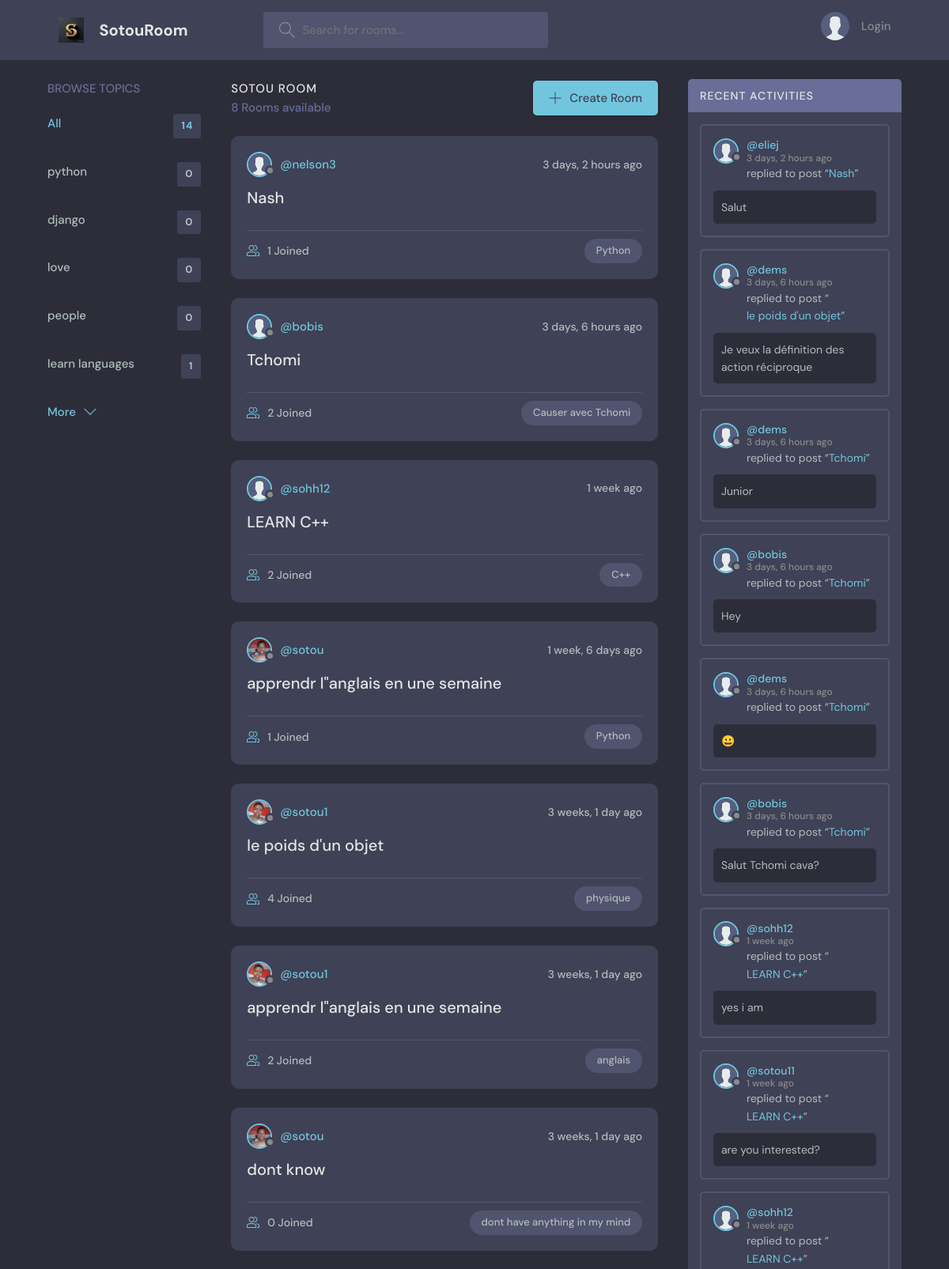
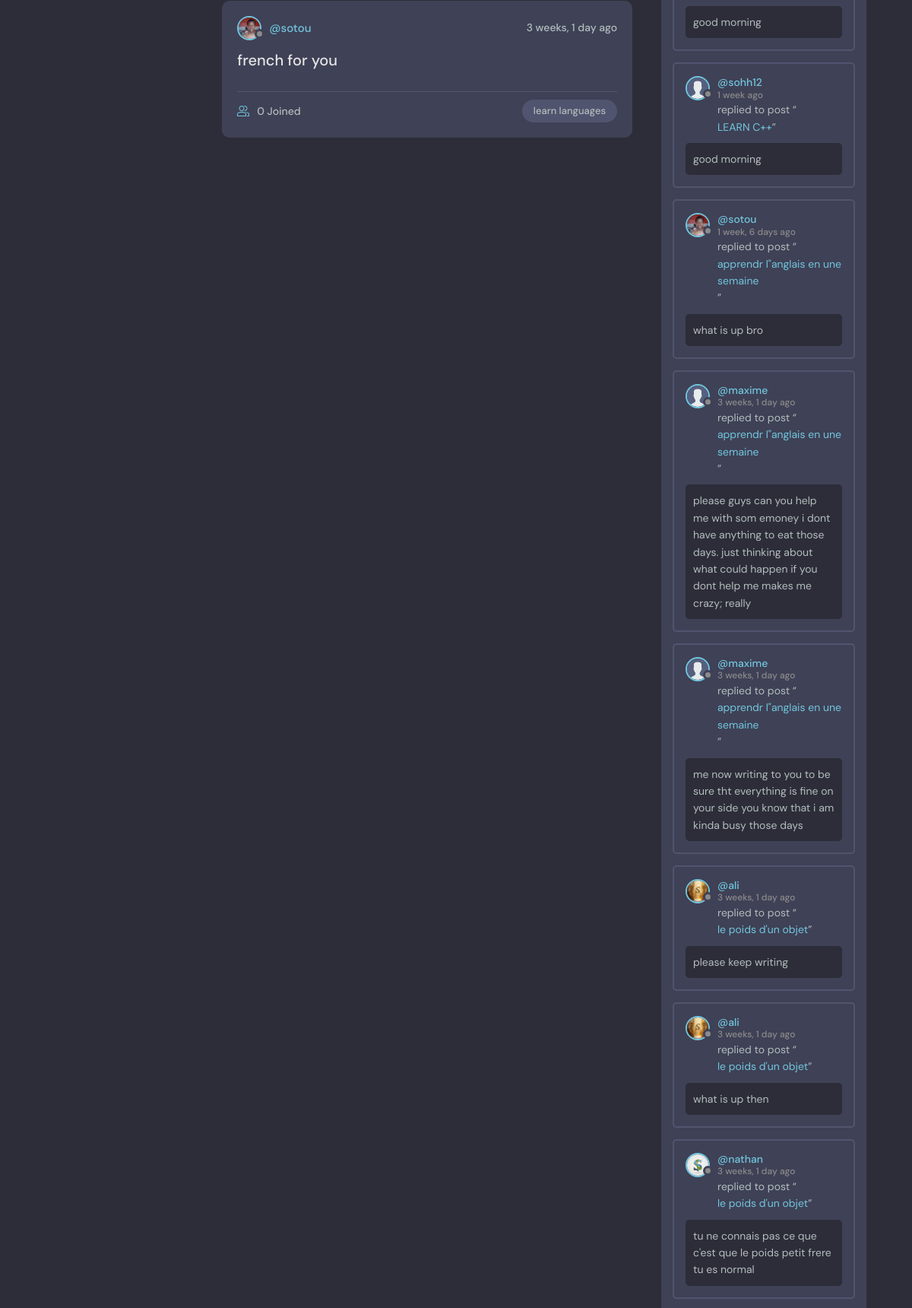
The page / (upper part) on the database its author committed (2 pictures, top to bottom).
### base/models.py (models this page shows, shortened)
class Topic(models.Model):
    name = models.CharField(max_length=200)

class Room(models.Model):
    host = models.ForeignKey(User, on_delete=models.SET_NULL, null=True)
    participants = models.ManyToManyField(User,related_name='participants',blank=True)
    topic = models.ForeignKey(Topic, on_delete=models.SET_NULL,null=True)
    name = models.CharField(max_length=200)
    description = models.TextField(null = True, blank=True)
    updated = models.DateTimeField(auto_now=True)
    created = models.DateTimeField(auto_now_add=True)
    class Meta:
        ordering = ['-updated','-created']
    def __str__(self):
        return self.name

class User(AbstractUser):
    name = models.CharField(max_length=200,null=True)
    email = models.EmailField(null=True,unique=True)
    bio=models.TextField(null=True)
    avatar = models.ImageField(null=True,default='avatar.svg')
    USERNAME_FIELD = 'username'
    REQUIRED_FIELDS=[]

class Message(models.Model):
    user = models.ForeignKey(User, on_delete=models.CASCADE)
    room = models.ForeignKey(Room, on_delete=models.CASCADE)
    body = models.TextField()
    updated = models.DateTimeField(auto_now=True)
    created = models.DateTimeField(auto_now_add=True)
    class Meta:
        ordering = ['-updated','-created']

### base/views.py (the view)
# urls.py: path('',views.home,name='home'),
def home(request):
    q=request.GET.get('q') if request.GET.get('q') != None else ''
    topics = Topic.objects.all()[0:5]
    rooms = Room.objects.all()
    rooms = Room.objects.filter(Q(topic__name__icontains = q ) | Q(name__icontains=q) | Q(description__icontains=q))
    room_count = rooms.count()
    Topics = Topic.objects.all()
    room_messages= Message.objects.filter(Q(room__topic__name__icontains = q))
    return render(request, 'base/home.html',{'rooms':rooms, 'topics':topics,'room_count': room_count,'room_messages':room_messages,'Topics':Topics})

### base/templates/base/home.html (shortened to what this page needs)
{% extends 'base/main.html' %}
{% block content %}
    <main class="layout layout--3">
      <div class="container">
        {% include 'base/topic_component.html' %}
        <div class="roomList">
          <div class="roomList__header">
            <div>
              <h2>Sotou Room</h2>
              <p>{{room_count}} Rooms available</p>
            </div>
            <a class="btn btn--main" href="{% url 'create-room'  %}">
              <svg version="1.1" xmlns="http://www.w3.org/2000/svg" width="32" height="32" viewBox="0 0 32 32">
                <title>add</title>
                <path
                  d="M16.943 0.943h-1.885v14.115h-14.115v1.885h14.115v14.115h1.885v-14.115h14.115v-1.885h-14.115v-14.115z"
                ></path>
              </svg>
              Create Room
            </a>
          </div>
          {% include 'base/feed_component.html' %}
        </div>
        {% include 'base/activity_component.html' %}
      </div>
    </main>
    {% endblock content %}

### base/templates/base/topic_component.html
<div class="topics">
    <div class="topics__header">
      <h2>Browse Topics</h2>
    </div>
    <ul class="topics__list">
      <li>
        <a href="{% url 'home' %}" class="active">All <span>{{Topics.count}}</span></a>
      </li>
      {% for topic in topics %}
      <li>
        <a href="{% url 'home' %}?q={{topic.name}}">{{topic.name}}<span>{{topic.room_set.all.count}}</span></a>
      </li>
      {% endfor %}
    </ul>
    <a class="btn btn--link" href="{% url 'topics' %}">
      More
      <svg version="1.1" xmlns="http://www.w3.org/2000/svg" width="32" height="32" viewBox="0 0 32 32">
        <title>chevron-down</title>
        <path d="M16 21l-13-13h-3l16 16 16-16h-3l-13 13z"></path>
      </svg>
    </a>
  </div>

### base/templates/base/feed_component.html (shortened to what this page needs)
{% for room in rooms %}
<div class="roomListRoom">
    <div class="roomListRoom__header">
      <a href="{% url 'user-profile' room.host.id %}" class="roomListRoom__author">
        <div class="avatar avatar--small">
          <img src="{{room.host.avatar.url}}" />
        </div>
        <span>@{{room.host.username}}</span>
      </a>
      <div class="roomListRoom__actions">
        <span>{{room.created|timesince}} ago</span>
      </div>
    </div>
    <div class="roomListRoom__content">
      <a href="{% url 'room' room.id %}">{{room.name}}</a>
    </div>
    <div class="roomListRoom__meta">
      <a href="{% url 'room' room.id %}" class="roomListRoom__joined">
        {{room.participants.all.count}} Joined
      </a>
      <p class="roomListRoom__topic">{{room.topic.name}}</p>
    </div>
  </div>
{% endfor %}

### base/templates/base/activity_component.html (shortened to what this page needs)
<div class="activities">
    <div class="activities__header">
      <h2>Recent Activities</h2>
    </div>
    {% for message in room_messages %}
    <div class="activities__box">
      <div class="activities__boxHeader roomListRoom__header">
        <a href="{% url 'user-profile' message.user.id %}" class="roomListRoom__author">
          <div class="avatar avatar--small">
            <img src="{{message.user.avatar.url}}" />
          </div>
          <p>
            @{{message.user}}
            <span>{{message.created | timesince}} ago</span>
          </p>
        </a>
      </div>
      <div class="activities__boxContent">
        <p>replied to post “<a href="{% url 'room' message.room.id %}">{{message.room}}</a>”</p>
        <div class="activities__boxRoomContent">
          {{message.body}}
        </div>
      </div>
    </div>
    {% endfor %}
  </div>

### rows shown on the page
Topic: name "python", room_set.all.count "0"
Topic: name "django", room_set.all.count "0"
Topic: name "love", room_set.all.count "0"
Topic: name "people", room_set.all.count "0"
Topic: name "learn languages", room_set.all.count "1"
Room: host.avatar (placeholder picture), host.username "nelson3", created "3 days, 2 hours", name "Nash", participants.all.count "1", topic.name "Python"
Room: host.avatar (placeholder picture), host.username "bobis", created "3 days, 6 hours", name "Tchomi", participants.all.count "2", topic.name "Causer avec Tchomi"
Room: host.avatar (placeholder picture), host.username "sohh12", created "1 week", name "LEARN C++", participants.all.count "2", topic.name "C++"
Room: host.avatar (picture), host.username "sotou", created "1 week, 6 days", name "apprendr l\"anglais en une semaine", participants.all.count "1", topic.name "Python"
Room: host.avatar (picture), host.username "sotou1", created "3 weeks, 1 day", name "le poids d'un objet", participants.all.count "4", topic.name "physique"
Room: host.avatar (picture), host.username "sotou1", created "3 weeks, 1 day", name "apprendr l\"anglais en une semaine", participants.all.count "2", topic.name "anglais"
Room: host.avatar (picture), host.username "sotou", created "3 weeks, 1 day", name "dont know", participants.all.count "0", topic.name "dont have anything in my mind"
Room: host.avatar (picture), host.username "sotou", created "3 weeks, 1 day", name "french for you", participants.all.count "0", topic.name "learn languages"
Message: user.avatar (placeholder picture), user "eliej", created "3 days, 2 hours", room "Nash", body "Salut"
Message: user.avatar (placeholder picture), user "dems", created "3 days, 6 hours", room "le poids d'un objet", body "Je veux la définition des action réciproque"
Message: user.avatar (placeholder picture), user "dems", created "3 days, 6 hours", room "Tchomi", body "Junior"
Message: user.avatar (placeholder picture), user "bobis", created "3 days, 6 hours", room "Tchomi", body "Hey"
Message: user.avatar (placeholder picture), user "dems", created "3 days, 6 hours", room "Tchomi", body "😀"
Message: user.avatar (placeholder picture), user "bobis", created "3 days, 6 hours", room "Tchomi", body "Salut Tchomi cava?"
Message: user.avatar (placeholder picture), user "sohh12", created "1 week", room "LEARN C++", body "yes i am"
Message: user.avatar (placeholder picture), user "sotou11", created "1 week", room "LEARN C++", body "are you interested?"
Message: user.avatar (placeholder picture), user "sohh12", created "1 week", room "LEARN C++", body "good morning"
Message: user.avatar (placeholder picture), user "sohh12", created "1 week", room "LEARN C++", body "good morning"
Message: user.avatar (picture), user "sotou", created "1 week, 6 days", room "apprendr l\"anglais en une semaine", body "what is up bro"
Message: user.avatar (placeholder picture), user "maxime", created "3 weeks, 1 day", room "apprendr l\"anglais en une semaine", body "please guys can you help me with som emoney i dont have anything to eat those days. just thinking about what could happen if you dont help me makes me crazy; really"
Message: user.avatar (placeholder picture), user "maxime", created "3 weeks, 1 day", room "apprendr l\"anglais en une semaine", body "me now writing to you to be sure tht everything is fine on your side you know that i am kinda busy those days"
Message: user.avatar (picture), user "ali", created "3 weeks, 1 day", room "le poids d'un objet", body "please keep writing"
Message: user.avatar (picture), user "ali", created "3 weeks, 1 day", room "le poids d'un objet", body "what is up then"
Message: user.avatar (picture), user "nathan", created "3 weeks, 1 day", room "le poids d'un objet", body "tu ne connais pas ce que c'est que le poids petit frere tu es normal"

### other values the page prints
{{ Topics.count }} "14"
{{ room_count }} "8"
